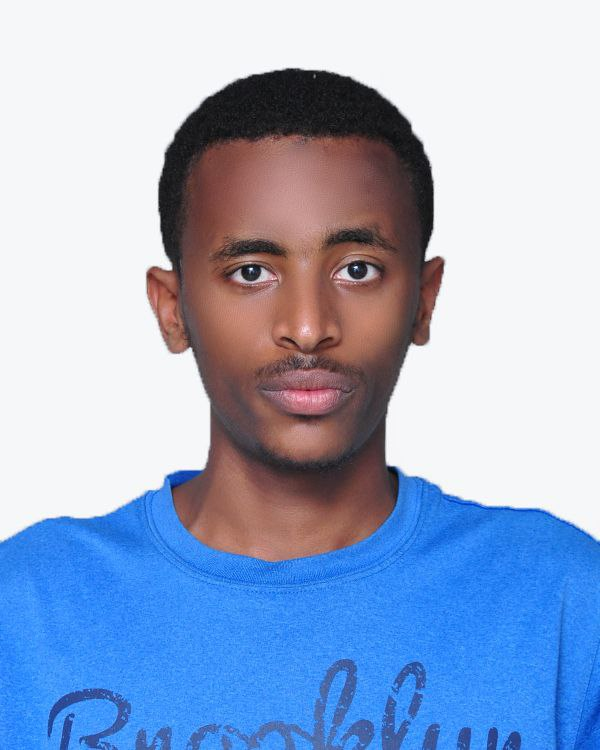
#> input picture dataset/p/photo_5933665171497141371_x.jpg, 600 x 750 px, given in place of the camera
$ python knn.py
#> lines starting #> are read from the running program, lines starting #| are printed output that depends on the picture
from sklearn.neighbors import KNeighborsClassifier
import cv2
import pickle
import numpy as np
import os

# Initialize the video capture
video = cv2.VideoCapture(0)

# Load the Haar Cascade for face detection
facedetect = cv2.CascadeClassifier(cv2.data.haarcascades + 'haarcascade_frontalface_default.xml')

# Load face data and labels
with open('data/names.pkl', 'rb') as f:
#> (reads data/names.pkl from the repository)
    labels = pickle.load(f)
with open('data/face_data.pkl', 'rb') as f:
#> (reads data/face_data.pkl from the repository)
    faces = pickle.load(f)

# Verify that the shape is as expected (num_samples, 2500)
print(f"Faces shape: {faces.shape}")
print(f"Number of labels: {len(labels)}")

# Train the kNN classifier
knn = KNeighborsClassifier(n_neighbors=5)

# Normalize the training data (scale pixel values to [0, 1])


# Train the classifier with the normalized face data
knn.fit(faces, labels)

while True:
    ret, frame = video.read()  # Read a frame from the video feed
#> frame is the input picture: shape (750, 600, 3); mean B, G, R 203.8, 172.7, 155.4
    if not ret:
        break

    # Convert the frame to grayscale (face detection works better in grayscale)
    gray = cv2.cvtColor(frame, cv2.COLOR_BGR2GRAY)
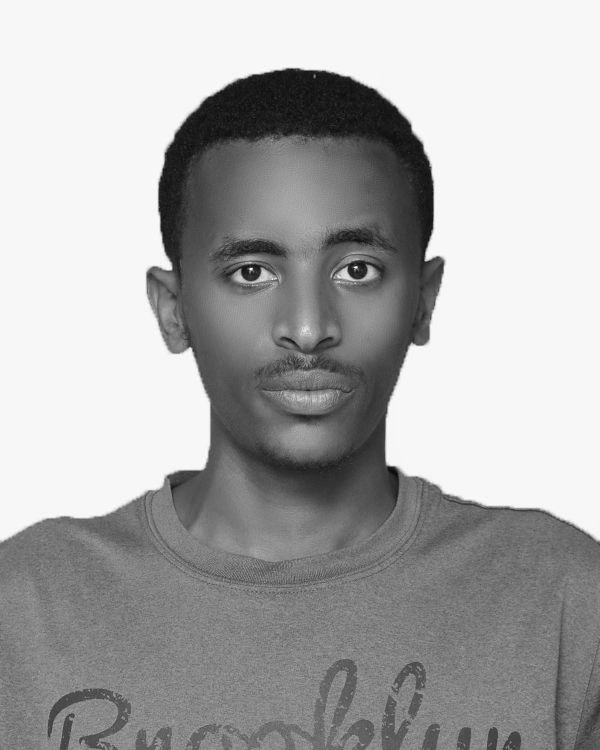
#> gray: shape (750, 600); min 3, max 255, mean 171.1

    # Detect faces in the grayscale frame
    detected_faces = facedetect.detectMultiScale(gray, 1.3, 5)
#> detected_faces = [[165, 155, 281, 281]]

    # Process each detected face
    for (x, y, w, h) in detected_faces:
        # Extract and preprocess the face
        crop_img = frame[y:y + h, x:x + w]

        # Resize the cropped image to 50x50 pixels (match the training data size)
        resized_img = cv2.resize(crop_img, (50, 50))

        # Flatten the image to match the input feature size of 2500 (50*50)
        resized_img = resized_img.flatten()
        resized_img = resized_img.reshape(1, -1)  # Reshape to (1, 2500)

        # Make a prediction
#> (the run stopped early here; a loop or call above may not have finished)
